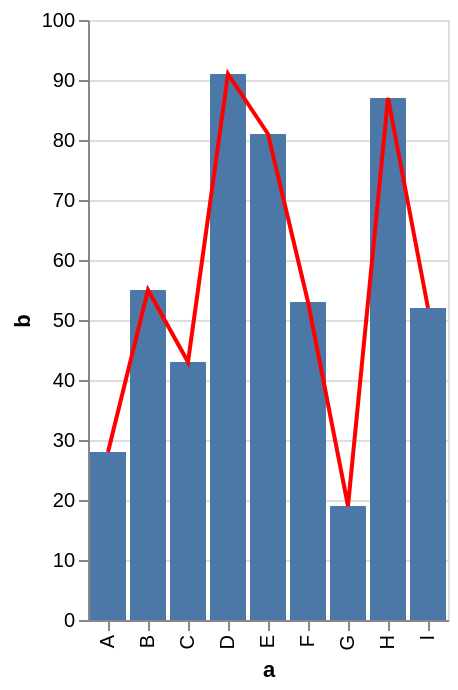

Vega-Lite specification stored for this chart:
### Vega-Lite specification from a JSON file in a GitHub repository (floating-point values rounded to 4 significant figures)
{"$schema": "https://vega.github.io/schema/vega-lite/v2.json", "data": {"values": [{"a": "A", "b": 28}, {"a": "B", "b": 55}, {"a": "C", "b": 43}, {"a": "D", "b": 91}, {"a": "E", "b": 81}, {"a": "F", "b": 53}, {"a": "G", "b": 19}, {"a": "H", "b": 87}, {"a": "I", "b": 52}]}, "layer": [{"mark": "bar", "encoding": {"x": {"field": "a", "type": "ordinal"}, "y": {"field": "b", "type": "quantitative"}}}, {"mark": "line", "encoding": {"x": {"field": "a", "type": "ordinal"}, "y": {"field": "b", "type": "quantitative"}, "color": {"value": "red"}}}]}
